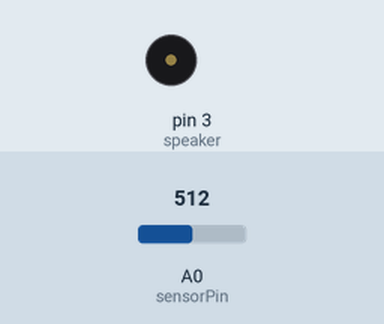
This sketch was run on a simulated Arduino Uno, built with avr-gcc and run on an emulated ATmega328P. On the bench: buzzer (waves = sounding). The test bench sets the inputs (shaded band); at power-on: A0 (sensorPin) = 512. What the sketch prints to the serial monitor is not drawn.

Above: at 0.4 s.
At 2.54 s:
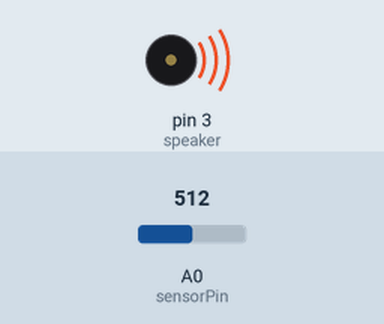
Timing chart, 0 to 4.2 s (numbered marks = the images above):
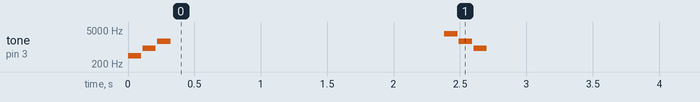

Measured:
- by itself, tone on pin 3 (speaker): plays 440 Hz for 0.10 s, 880 Hz for 0.10 s, 1760 Hz for 0.10 s, 3520 Hz for 0.10 s, 1760 Hz for 0.10 s, 880 Hz for 0.10 s

The sketch:

alarm_system.ino
```cpp
const int sensorPin = A0;
const int dummySensorPin = A1;
//const int led = 12;
const int speaker = 3;

void setup() {
  Serial.begin(9600);
//  pinMode(led, OUTPUT);
//  digitalWrite(led, 1);
  beep(1);
}

int CURRENT_PROGRAM_STAGE = 0;

#define SensorType int

const int collectionIterations = 400;
int lightCollectionIterationCount = 0;
SensorType lightMinValue = 9999;
SensorType lightMaxValue = 0;
SensorType lastSensorValue;
SensorType sensorTolerance;

void printValues() {
    Serial.print("sensor: ");
    Serial.print(lastSensorValue);
    Serial.print(", min: ");
    Serial.print(lightMinValue);
    Serial.print(", max: ");
    Serial.print(lightMaxValue);
    Serial.print(", tolerance: ");
    Serial.print(sensorTolerance);
    Serial.println();
}

SensorType getSensorValue() {
  const SensorType sensorValue1 = analogRead(sensorPin);
//  const double sensorValue2 = analogRead(dummySensorPin);
  lastSensorValue = sensorValue1;
  return sensorValue1;// / sensorValue2;
}

void beep(int dir) {
  const int start = dir ? 0 : 3;
  const int ending = dir ? 3 : 0;
  const int d = dir ? 1 : -1;
  for (int i = start; i != ending; i += d)
  {
    tone(speaker, 220 * (2 << i));
    delay(100);
    noTone(speaker);
    delay(10);
  }
}

void collectLightValues() {
  const SensorType sensorValue = getSensorValue();
  if (sensorValue < lightMinValue)
  {
    lightMinValue = sensorValue;
    lightCollectionIterationCount = 0;
  }
  else if (sensorValue > lightMaxValue)
  {
    lightMaxValue = sensorValue;
    lightCollectionIterationCount = 0;
  }

  if (lightCollectionIterationCount++ >= collectionIterations)
  {
    CURRENT_PROGRAM_STAGE++;
    beep(0);
    const int sensorGap = lightMaxValue - lightMinValue;
    sensorTolerance = sensorGap * 2;
//    digitalWrite(led, 0);
    printValues();
  }
  delay(5);
}

void standby() {
  const SensorType sensorValue = getSensorValue();
  const int lower = lightMinValue;
  if (sensorValue < lightMinValue - sensorTolerance || sensorValue > lightMaxValue + sensorTolerance)
  {
    printValues();
    CURRENT_PROGRAM_STAGE++;
  }
  delay(100);
}

const int blare_constant_A = 2000;
const int blare_constant_B = blare_constant_A / 3.0;
void blare() {
  const int t = millis();
  const int threeFactor = floor((t % blare_constant_A) / blare_constant_B);
  const int C =  1 + threeFactor;
//  const int lightFactor = t % (40 * C) > 10 * C ? 0 : 1;
  const double frequencyFactor1 = t % 8000 > 400 ? 20 : 16;
  const double frequencyFactor = frequencyFactor1 * threeFactor;
  const int frequency = sin(t / frequencyFactor) * 500 + 3100;

//  digitalWrite(light, lightFactor);
  tone(speaker, frequency);
  delay(10);
}

void (*STAGES[])(void) = {
  collectLightValues,
  standby,
  blare
};

void loop() {
  STAGES[CURRENT_PROGRAM_STAGE]();
}
```
